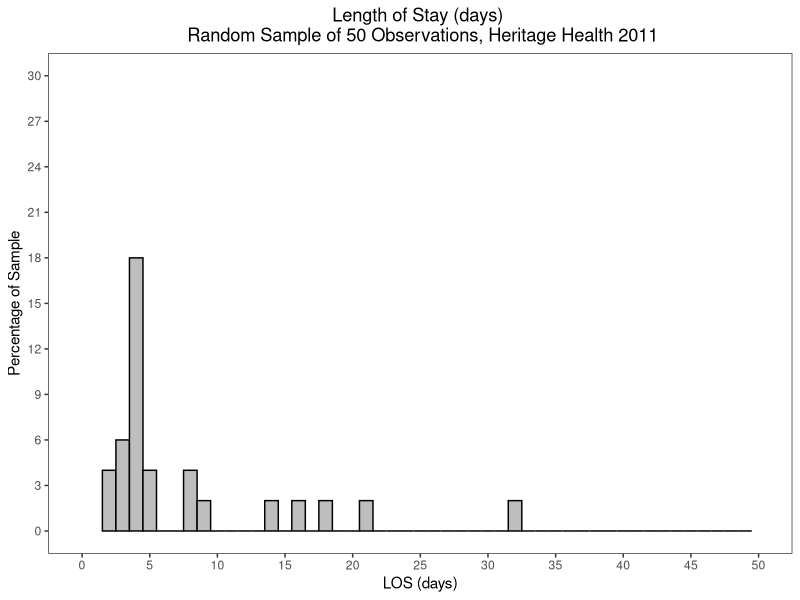
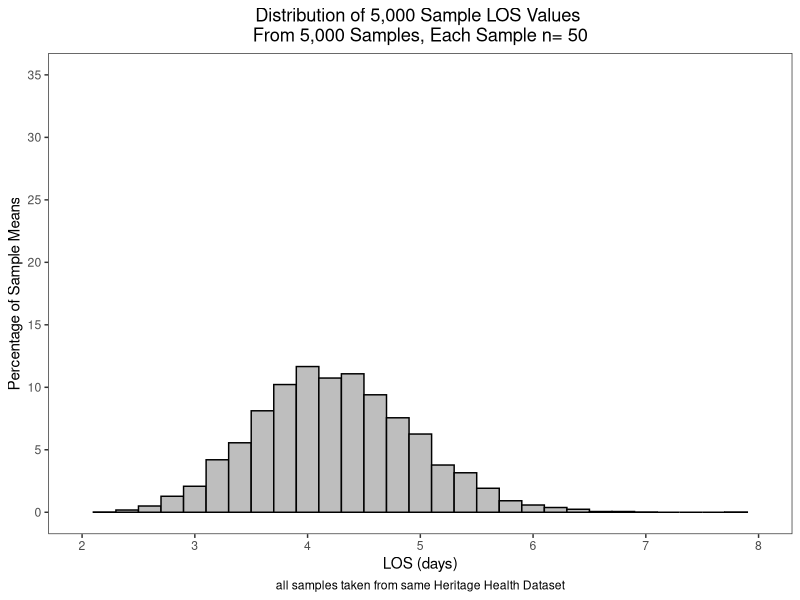
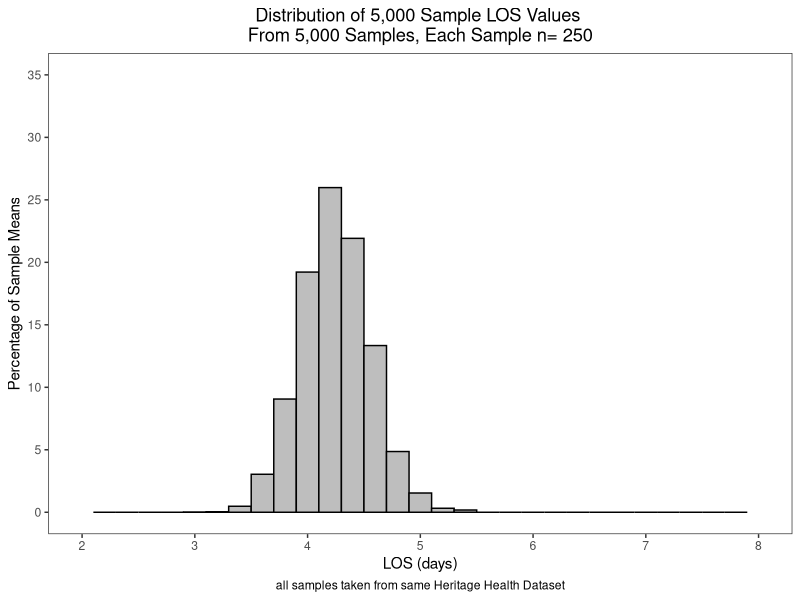
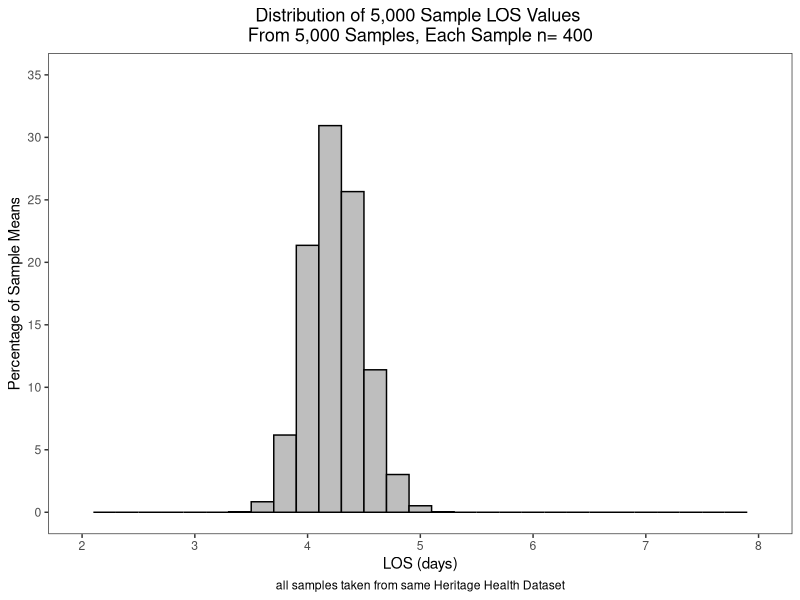
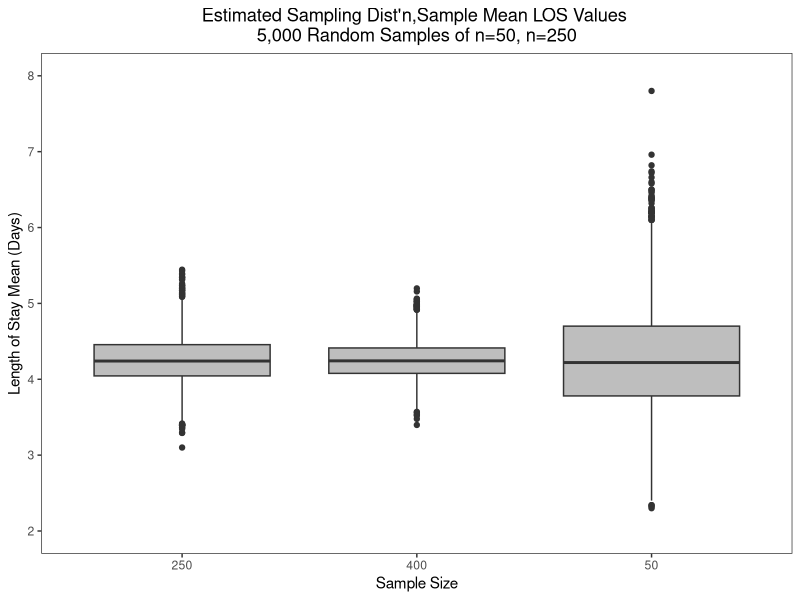

Generate these figures, in order, with R:
# R lecture 6 part 1
# Random samples, simulated sampling distribution of sample means in R, and associated graphics
# a lesson in loops
# loops in R

# add tidyverse to session library
library(tidyverse)

# setworking directory to where data is stored
setwd("~/Dropbox/JMCGREADY/PH Statistics 1 2019/lecture slides/lecture set 6/data/Excel")

# read in HH dataset
hh<-read.csv("HH for analysis working.csv")
names(hh)

# for simulation, filter out missing values

hh<-hh%>%filter(!is.na(los_final))

# set seed for reproducibility of sample
set.seed(1310496317)

# random sample n= 50 and histogram 
samp1<-sample(hh$los_final,50)
mean(samp1)
sd(samp1)

# hitogram of this first random sample of 50 records
  
  sdf<-as.data.frame(samp1)

  ggplot(sdf, aes(samp1)) +
    geom_histogram(aes(y=100*(..count../sum(..count..))),binwidth=1, col="black", fill="gray") +
    labs(title="Length of Stay (days) \n Random Sample of 50 Observations, Heritage Health 2011",x = "LOS (days)", y = "Percentage of Sample")+
    scale_y_continuous(limits =c(0,30),breaks=seq(0,30,by=3))+
    scale_x_continuous(limits =c(0,50),breaks=seq(0,50,by=5))+
    theme_bw()+
    theme(panel.grid.major = element_blank(), panel.grid.minor = element_blank(),
          panel.background = element_blank(), plot.title =element_text(hjust = 0.5),plot.caption =element_text(hjust = 0.5))
  

  # using a for loop in R
  # compute means from 5,000 random sample of sizes 50, 250 and 400
  
  # samples of size n =50
  means50<-rep.int(0, 5000)
  sd50<-rep.int(0, 5000)
  ss50<-data.frame(means50,sd50)
  
  for (i in 1:5000) {
    s<-sample(hh$los_final,50)
    ss50$means50[i]<-mean(s)
    ss50$sd50[i]<-sd(s)
  }
  # histogram of the 5,000 sample means from 5,000 random samples of n=50
  # x and y scales chosen purposely so can use same scaling for estimated
  # sampling dist's of sample means for other sample sizes
  
  ggplot( ss50, aes(means50)) +
    geom_histogram(aes(y=100*(..count../sum(..count..))),binwidth=.2, col="black", fill="gray") +
  labs(title="Distribution of 5,000 Sample LOS Values \nFrom 5,000 Samples, Each Sample n= 50",x = "LOS (days)", y = "Percentage of Sample Means",
       caption ="all samples taken from same Heritage Health Dataset")  +
    scale_y_continuous(limits =c(0,35),breaks=seq(0,35,by=5))+
    scale_x_continuous(limits =c(2,8),breaks=seq(2,8,by=1))+
    theme_bw()+
    theme(panel.grid.major = element_blank(), panel.grid.minor = element_blank(),
          panel.background = element_blank(), plot.title =element_text(hjust = 0.5),plot.caption =element_text(hjust = 0.5))
  

### now to estimate sampling distribtuion of means from samples of n=250

  means250<-rep.int(0, 5000)
  sd250<-rep.int(0, 5000)
  ss250<-data.frame(means250,sd250)
  
  for (i in 1:5000) {
    s<-sample(hh$los_final,250)
    ss250$means250[i]<-mean(s)
    ss250$sd250[i]<-sd(s)
  }
  summary(ss50$means50)
  summary(ss250$means250)
  
  # histogram of the 5,000 sample means from 5,000 random samples of n=250
  # x and y scales chosen purposely so can use same scaling for estimated
  # sampling dist's of sample means for other sample sizes
  
  ggplot( ss250, aes(means250)) +
    geom_histogram(aes(y=100*(..count../sum(..count..))),binwidth=.2, col="black", fill="gray") +
    labs(title="Distribution of 5,000 Sample LOS Values \nFrom 5,000 Samples, Each Sample n= 250",x = "LOS (days)", y = "Percentage of Sample Means",
         caption ="all samples taken from same Heritage Health Dataset")  +
    scale_y_continuous(limits =c(0,35),breaks=seq(0,45,by=5))+
    scale_x_continuous(limits =c(2,8),breaks=seq(2,8,by=1))+
    theme_bw()+
    theme(panel.grid.major = element_blank(), panel.grid.minor = element_blank(),
          panel.background = element_blank(), plot.title =element_text(hjust = 0.5),plot.caption =element_text(hjust = 0.5))
  
  
 ### now to estimate sampling distribtuion of means from samples of n=250
    means400<-rep.int(0, 5000)
    sd400<-rep.int(0, 5000)
    ss400<-data.frame(means400,sd400)
    
    for (i in 1:5000) {
      s<-sample(hh$los_final,400)
      ss400$means400[i]<-mean(s)
      ss400$sd400[i]<-sd(s)
    }
    
    # histogram of the 5,000 sample means from 5,000 random samples of n=250
    # x and y scales chosen purposely so can use same scaling for estimated
    # sampling dist's of sample means for other sample sizes
    
    ggplot( ss400, aes(means400)) +
      geom_histogram(aes(y=100*(..count../sum(..count..))),binwidth=.2, col="black", fill="gray") +
      labs(title="Distribution of 5,000 Sample LOS Values \nFrom 5,000 Samples, Each Sample n= 400",x = "LOS (days)", y = "Percentage of Sample Means",
           caption ="all samples taken from same Heritage Health Dataset")  +
      scale_y_continuous(limits =c(0,35),breaks=seq(0,45,by=5))+
      scale_x_continuous(limits =c(2,8),breaks=seq(2,8,by=1))+
      theme_bw()+
      theme(panel.grid.major = element_blank(), panel.grid.minor = element_blank(),
            panel.background = element_blank(), plot.title =element_text(hjust = 0.5),plot.caption =element_text(hjust = 0.5))
    
    

# side by side boxplots of the 3 estimated sampling distributions for means based on samples of
# n=50, n=250, n=400
    
  bplot<-data.frame(ss50$means50,ss250$means250,ss400$means400)
  colnames(bplot)<-c("m50","m250","m400")

  # easier to do side=by-sides if we reshape
  bplot_long<-bplot%>% gather(ss, mean,c(m50,m250,m400))
  bplot_long<-bplot_long%>%mutate(ss=gsub("m","",ss))
  
  # side by side boxies
  ggplot(bplot_long, aes(x=ss,y=mean)) + 
    geom_boxplot(fill="gray")+
    labs(title="Estimated Sampling Dist'n,Sample Mean LOS Values \n5,000 Random Samples of n=50, n=250", y ="Length of Stay Mean (Days)", x="Sample Size")  +
    scale_y_continuous(limits =c(2,8),breaks=seq(2,8,by=1))+
    theme_bw()+
    theme(panel.grid.major = element_blank(), panel.grid.minor = element_blank(),
          panel.background = element_blank(), plot.title =element_text(hjust = 0.5),plot.caption =element_text(hjust = 0.5))
  
  
  bplot_long$ss <- factor(bplot_long$ss, levels =c("50","250","400"))
  
